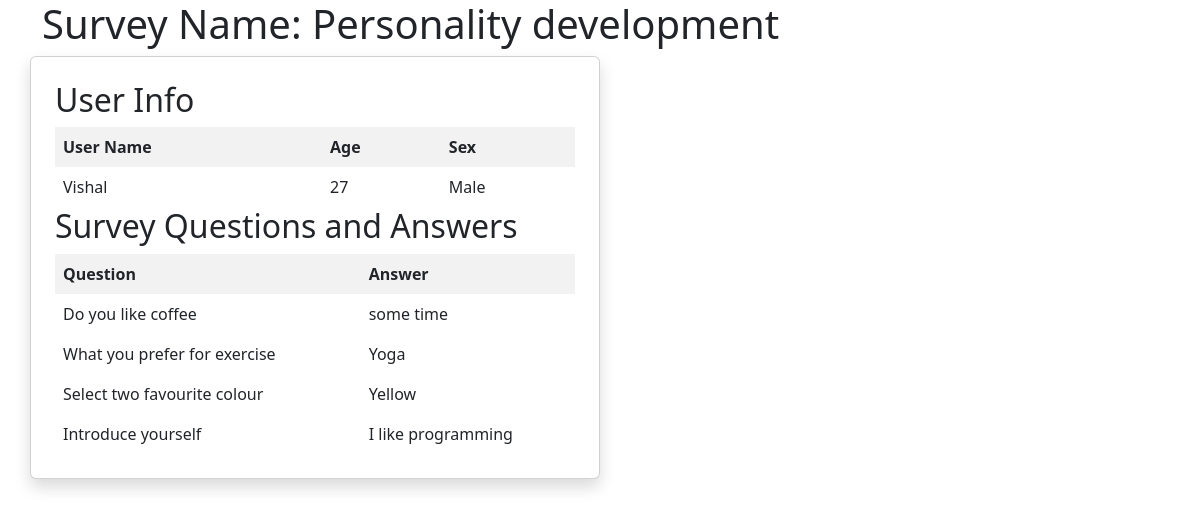
The page /admin/user_ans.php?survey_id=1&user_id=1 on the database its author committed.
### tables this page shows
CREATE TABLE `users` (
  `user_id` int(11) NOT NULL,
  `name` varchar(255) NOT NULL,
  `age` int(11) NOT NULL,
  `sex` enum('Male','Female','Other') NOT NULL,
  `created_at` timestamp NOT NULL DEFAULT current_timestamp(),
  `updated_at` timestamp NOT NULL DEFAULT current_timestamp() ON UPDATE current_timestamp()
);

CREATE TABLE `responses` (
  `response_id` int(11) NOT NULL,
  `user_id` int(11) DEFAULT NULL,
  `survey_id` int(11) DEFAULT NULL,
  `question_id` int(11) DEFAULT NULL,
  `answer_id` int(11) DEFAULT NULL,
  `text_answer` text DEFAULT NULL,
  `created_at` timestamp NOT NULL DEFAULT current_timestamp(),
  `updated_at` timestamp NOT NULL DEFAULT current_timestamp() ON UPDATE current_timestamp()
);

CREATE TABLE `questions` (
  `question_id` int(11) NOT NULL,
  `survey_id` int(11) DEFAULT NULL,
  `question_Text` text DEFAULT NULL,
  `type` enum('checkbox','radio','text') NOT NULL
);

CREATE TABLE `answers` (
  `answer_id` int(11) NOT NULL,
  `question_id` int(11) DEFAULT NULL,
  `answer_text` text DEFAULT NULL,
  `status` tinyint(1) NOT NULL DEFAULT 0
);

### admin/user_ans.php (the view, shortened to what this page needs)
<?php
include_once "../db.php";
$user_id = isset($_GET['user_id']) ? $_GET['user_id'] : null;
$survey_id = isset($_GET['survey_id']) ? $_GET['survey_id'] : null;
$query = "SELECT Surveys.name AS survey_name, Users.name AS user_name, Users.age, Users.sex,
          Questions.question_Text, Answers.answer_text, Responses.text_answer
          FROM Responses
          JOIN Surveys ON Responses.survey_id = Surveys.survey_id
          JOIN Questions ON Responses.question_id = Questions.question_id
          LEFT JOIN Answers ON Responses.answer_id = Answers.answer_id
          JOIN Users ON Responses.user_id = Users.user_id
          WHERE Responses.survey_id = ? AND Responses.user_id = ?";
$stmt = $conn->prepare($query);
$stmt->bind_param('ii', $survey_id, $user_id);
$stmt->execute();
$result = $stmt->get_result();
?>
<!DOCTYPE html>
<html lang="en">
<head>
    <link href="https://cdn.jsdelivr.net/npm/bootstrap@5.3.2/dist/css/bootstrap.min.css" rel="stylesheet">
</head>
<body>
    <div class="container">
        <h1>Survey Name:
            <?php
            if ($result->num_rows > 0) {
                $row = $result->fetch_assoc();
            } else {
                echo "Survey Not Found";
            }
            ?>
        </h1>
        <div class="row center main_div">
            <div class="col-md-6 card p-4 shadow">
                <h2>User Info</h2>
                <table>
                    <tr>
                        <th>User Name</th>
                        <th>Age</th>
                        <th>Sex</th>
                    </tr>
                    <?php
                    if ($result->num_rows > 0) {
                        echo "<tr>";
                        echo "<td>" . $row["user_name"] . "</td>";
                        echo "<td>" . $row["age"] . "</td>";
                        echo "<td>" . $row["sex"] . "</td>";
                        echo "</tr>";
                    } else {
                        echo "<tr><td colspan='3'>User Not Found</td></tr>";
                    }
                    ?>
                </table>
                <h2>Survey Questions and Answers</h2>
                <table>
                    <tr>
                        <th>Question</th>
                        <th>Answer</th>
                    </tr>
                    <?php
                    while ($row = $result->fetch_assoc()) {
                        echo "<tr>";
                        echo "<td>" . $row["question_Text"] . "</td>";
                        echo "<td>";
                        if ($row["answer_text"] !== null) {
                            echo $row["answer_text"];
                        } else {
                            echo $row["text_answer"];
                        }
                        echo "</td>";
                        echo "</tr>";
                    }
                    ?>
                </table>
            </div>
        </div>
    </div>
</body>
</html>

### admin/user_ans.php (style rules this page uses)
table { width: 100%; border-collapse: collapse; }
th, td { border: 1px solid #dddddd; text-align: left; padding: 8px; }
th { background-color: #f2f2f2; }

### rows shown on the page
users: name "Vishal", age "27", sex "Male"
responses: question.question_Text "Do you like coffee", answer.answer_text "some time"
responses: question.question_Text "What you prefer for exercise", answer.answer_text "Yoga"
responses: question.question_Text "Select two favourite colour", answer.answer_text "Yellow"
responses: question.question_Text "Introduce yourself", text_answer "I like programming"
